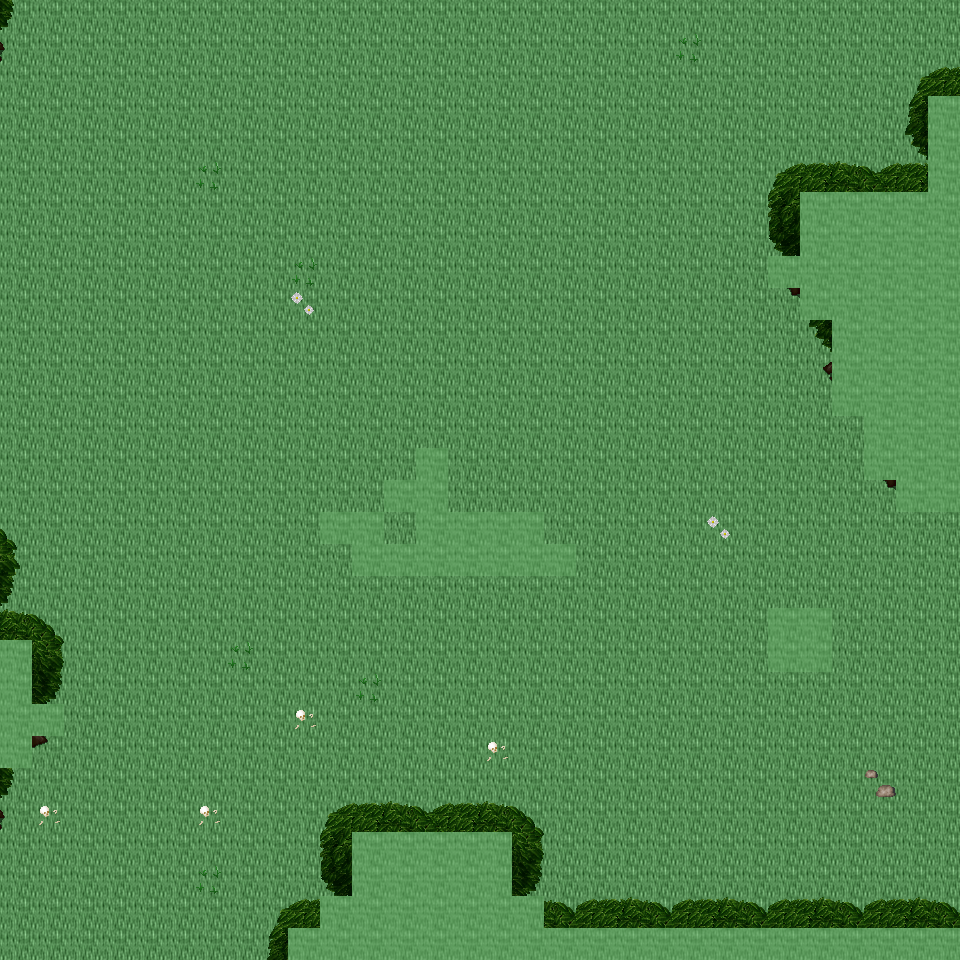

This game map was drawn from its Tiled (.tmx) file and the tilesets committed beside it. A one-line description and the trimmed map source follow:
An orthogonal 30x30 tile map with 32x32 px tiles, 6 tile layers (Ground, Object, Object2, Above, ...), 32 tilesets and 5 objects (5x mapExit).

<map version="1.0" orientation="orthogonal" renderorder="right-down" width="30" height="30" tilewidth="32" tileheight="32" nextobjectid="6">
  <tileset firstgid="1" name="tileset_ground_ground" tilewidth="32" tileheight="32" tilecount="33" columns="3">
    <image source="../drawable/tileset_ground_ground.png" width="96" height="352" />
  </tileset>
  <tileset firstgid="34" name="tileset_building_decoration_floor_sparkle" tilewidth="32" tileheight="32" tilecount="18" columns="3">
    <image source="../drawable/tileset_building_decoration_floor_sparkle.png" width="96" height="192" />
  </tileset>
  <tileset firstgid="52" name="tileset_ground_ladder_steps" tilewidth="32" tileheight="32" tilecount="6" columns="3">
    <image source="../drawable/tileset_ground_ladder_steps.png" width="96" height="64" />
  </tileset>
  <tileset firstgid="58" name="tileset_plant_flower_daisy_yellow" tilewidth="32" tileheight="32" tilecount="8" columns="2">
    <image source="../drawable/tileset_plant_flower_daisy_yellow.png" width="64" height="128" />
  </tileset>
  <tileset firstgid="66" name="tileset_plant_flower_daisy_white" tilewidth="32" tileheight="32" tilecount="8" columns="2">
    <image source="../drawable/tileset_plant_flower_daisy_white.png" width="64" height="128" />
  </tileset>
  <tileset firstgid="74" name="tileset_plant_grasses" tilewidth="32" tileheight="32" tilecount="6" columns="3">
    <image source="../drawable/tileset_plant_grasses.png" width="96" height="64" />
  </tileset>
  <tileset firstgid="80" name="tileset_item_statue_green_stone" tilewidth="32" tileheight="32" tilecount="12" columns="4">
    <image source="../drawable/tileset_item_statue_green_stone.png" width="128" height="96" />
  </tileset>
  <tileset firstgid="92" name="tileset_plant_flower_daisy_red" tilewidth="32" tileheight="32" tilecount="8" columns="2">
    <image source="../drawable/tileset_plant_flower_daisy_red.png" width="64" height="128" />
  </tileset>
  <tileset firstgid="100" name="tileset_item_statue_skullpedestal" tilewidth="32" tileheight="32" tilecount="2" columns="1">
    <image source="../drawable/tileset_item_statue_skullpedestal.png" width="32" height="64" />
  </tileset>
  <tileset firstgid="102" name="tileset_plant_tree_tree_darkgreen" tilewidth="32" tileheight="32" tilecount="88" columns="8">
    <image source="../drawable/tileset_plant_tree_tree_darkgreen.png" width="256" height="352" />
  </tileset>
  <tileset firstgid="190" name="tileset_item_corpse_skull_pale" tilewidth="32" tileheight="32" tilecount="2" columns="2">
    <image source="../drawable/tileset_item_corpse_skull_pale.png" width="64" height="32" />
  </tileset>
  <tileset firstgid="192" name="tileset_plant_leaves" tilewidth="32" tileheight="32" tilecount="8" columns="4">
    <image source="../drawable/tileset_plant_leaves.png" width="128" height="64" />
  </tileset>
  <tileset firstgid="200" name="tileset_plant_bush_bushes" tilewidth="32" tileheight="32" tilecount="10" columns="5">
    <image source="../drawable/tileset_plant_bush_bushes.png" width="160" height="64" />
  </tileset>
  <tileset firstgid="210" name="tileset_building_decoration_rocks_2" tilewidth="32" tileheight="32" tilecount="2" columns="1">
    <image source="../drawable/tileset_building_decoration_rocks_2.png" width="32" height="64" />
  </tileset>
  <tileset firstgid="212" name="tileset_object_well" tilewidth="32" tileheight="32" tilecount="4" columns="2">
    <image source="../drawable/tileset_object_well.png" width="64" height="64" />
  </tileset>
  <tileset firstgid="216" name="tileset_plant_stump_stump_green" tilewidth="32" tileheight="32" tilecount="4" columns="2">
    <image source="../drawable/tileset_plant_stump_stump_green.png" width="64" height="64" />
  </tileset>
  <tileset firstgid="220" name="tileset_item_statue_green_stone_3" tilewidth="32" tileheight="32" tilecount="3" columns="1">
    <image source="../drawable/tileset_item_statue_green_stone_3.png" width="32" height="96" />
  </tileset>
  <tileset firstgid="223" name="tileset_ground_rock_pebbles" tilewidth="32" tileheight="32" tilecount="3" columns="1">
    <image source="../drawable/tileset_ground_rock_pebbles.png" width="32" height="96" />
  </tileset>
  <tileset firstgid="226" name="tileset_plant_vine" tilewidth="32" tileheight="32" tilecount="3" columns="1">
    <image source="../drawable/tileset_plant_vine.png" width="32" height="96" />
  </tileset>
  <tileset firstgid="229" name="tileset_plant_tree_tree_green" tilewidth="32" tileheight="32" tilecount="88" columns="8">
    <image source="../drawable/tileset_plant_tree_tree_green.png" width="256" height="352" />
  </tileset>
  <tileset firstgid="317" name="tileset_plant_stump_stump_purple" tilewidth="32" tileheight="32" tilecount="4" columns="2">
    <image source="../drawable/tileset_plant_stump_stump_purple.png" width="64" height="64" />
  </tileset>
  <tileset firstgid="321" name="tileset_building_decoration_rocks" tilewidth="32" tileheight="32" tilecount="6" columns="3">
    <image source="../drawable/tileset_building_decoration_rocks.png" width="96" height="64" />
  </tileset>
  <tileset firstgid="327" name="tileset_logic_creature_rodent" tilewidth="32" tileheight="32" tilecount="8" columns="8">
    <image source="../drawable/tileset_logic_creature_rodent.png" width="256" height="32" />
  </tileset>
  <tileset firstgid="335" name="tileset_logic_portal" tilewidth="32" tileheight="32" tilecount="24" columns="8">
    <image source="../drawable/tileset_logic_portal.png" width="256" height="96" />
  </tileset>
  <tileset firstgid="359" name="tileset_logic_creature_animal" tilewidth="32" tileheight="32" tilecount="32" columns="8">
    <image source="../drawable/tileset_logic_creature_animal.png" width="256" height="128" />
  </tileset>
  <tileset firstgid="391" name="tileset_logic_item_sheepfood" tilewidth="32" tileheight="32" tilecount="1" columns="1">
    <image source="../drawable/tileset_logic_item_sheepfood.png" width="32" height="32" />
  </tileset>
  <tileset firstgid="392" name="tileset_logic_item_resources" tilewidth="32" tileheight="32" tilecount="6" columns="6">
    <image source="../drawable/tileset_logic_item_resources.png" width="192" height="32" />
  </tileset>
  <tileset firstgid="398" name="tileset_logic_creature_gargoyle" tilewidth="32" tileheight="32" tilecount="4" columns="4">
    <image source="../drawable/tileset_logic_creature_gargoyle.png" width="128" height="32" />
  </tileset>
  <tileset firstgid="402" name="tileset_logic_collision" tilewidth="32" tileheight="32" tilecount="1" columns="1">
    <image source="../drawable/tileset_logic_collision.png" width="32" height="32" />
  </tileset>
  <tileset firstgid="403" name="tileset_logic_protection" tilewidth="32" tileheight="32" tilecount="2" columns="2">
    <image source="../drawable/tileset_logic_protection.png" width="64" height="32" />
  </tileset>
  <tileset firstgid="405" name="tileset_ground_grass_2" tilewidth="32" tileheight="32" tilecount="21" columns="3">
    <image source="../drawable/tileset_ground_grass_2.png" width="96" height="224" />
  </tileset>
  <tileset firstgid="426" name="tileset_logic_creature_reptile" tilewidth="32" tileheight="32" tilecount="7" columns="7">
    <image source="../drawable/tileset_logic_creature_reptile.png" width="224" height="32" />
  </tileset>
  <layer name="Ground" width="30" height="30">
    <data>[900 cells, 900 non-empty, 1 distinct tile ids]</data>
  </layer>
  <layer name="Object" width="30" height="30">
    <data>[900 cells, 2 non-empty, 1 distinct tile ids]</data>
  </layer>
  <layer name="Object2" width="30" height="30">
    <data>[900 cells, 53 non-empty, 19 distinct tile ids]</data>
  </layer>
  <layer name="Above" width="30" height="30">
    <data>[900 cells, 126 non-empty, 40 distinct tile ids]</data>
  </layer>
  <layer name="Above2" width="30" height="30">
    <data>[900 cells, 0 non-empty, 0 distinct tile ids]</data>
  </layer>
  <layer name="Walkable" width="30" height="30">
    <data>[900 cells, 107 non-empty, 1 distinct tile ids]</data>
  </layer>
  <objectgroup name="MapEvents">
    <object id="1" name="south" type="mapExit" x="0" y="928" width="288" height="32">
      <properties>
        <property name="map" value="level_0_x120_y77" />
        <property name="x" value="0" />
        <property name="y" value="1" />
      </properties>
    </object>
    <object id="2" name="west" type="mapExit" x="0" y="0" width="32" height="640">
      <properties>
        <property name="map" value="level_0_x119_y76" />
        <property name="x" value="28" />
        <property name="y" value="0" />
      </properties>
    </object>
    <object id="3" name="west2" type="mapExit" x="0" y="768" width="32" height="192">
      <properties>
        <property name="map" value="level_0_x119_y76" />
        <property name="x" value="28" />
        <property name="y" value="24" />
      </properties>
    </object>
    <object id="4" name="east" type="mapExit" x="928" y="0" width="32" height="96">
      <properties>
        <property name="map" value="level_0_x121_y76" />
        <property name="x" value="1" />
        <property name="y" value="0" />
      </properties>
    </object>
    <object id="5" name="east2" type="mapExit" x="928" y="512" width="32" height="416">
      <properties>
        <property name="map" value="level_0_x121_y76" />
        <property name="x" value="1" />
        <property name="y" value="16" />
      </properties>
    </object>
  </objectgroup>
</map>
